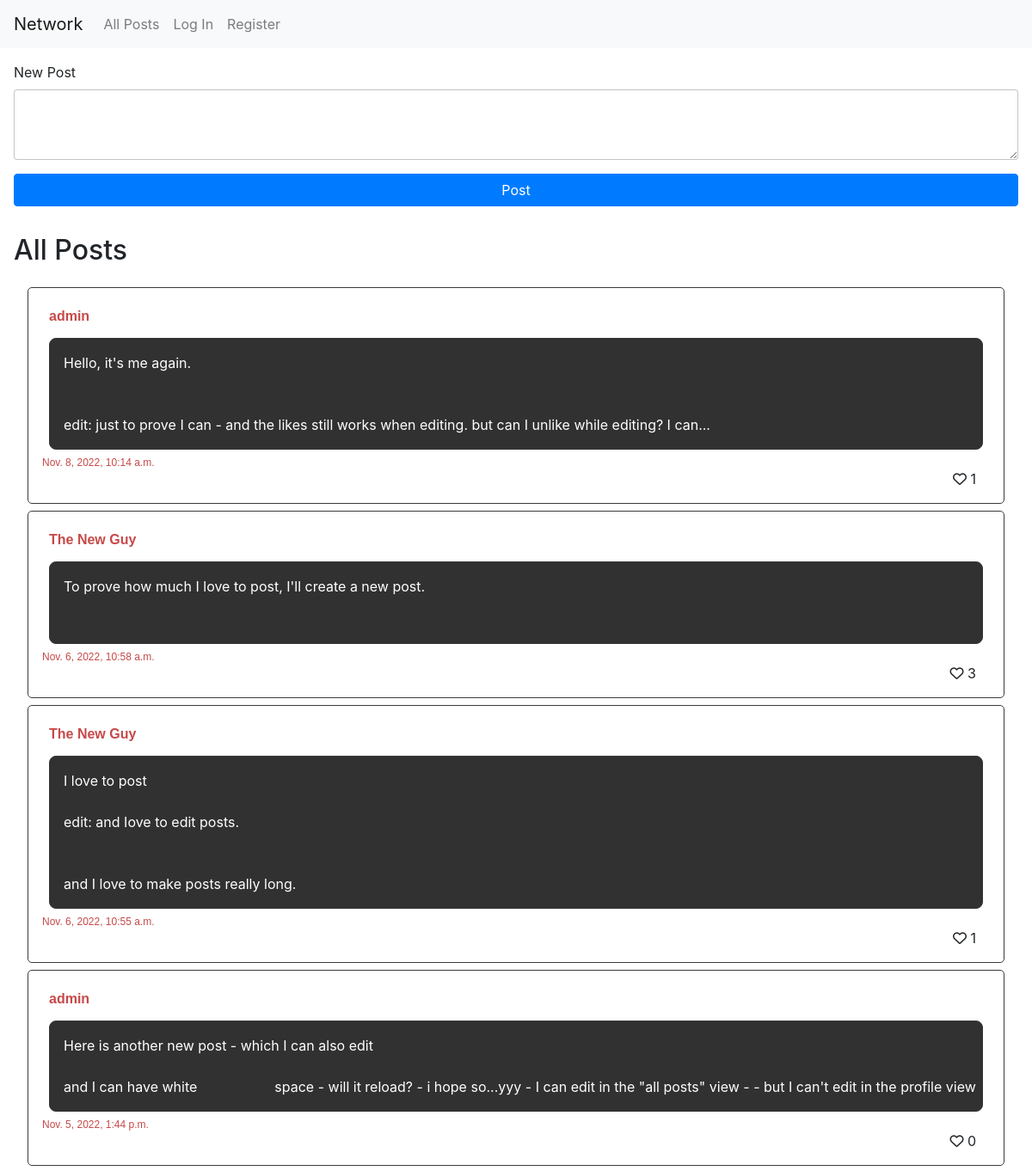
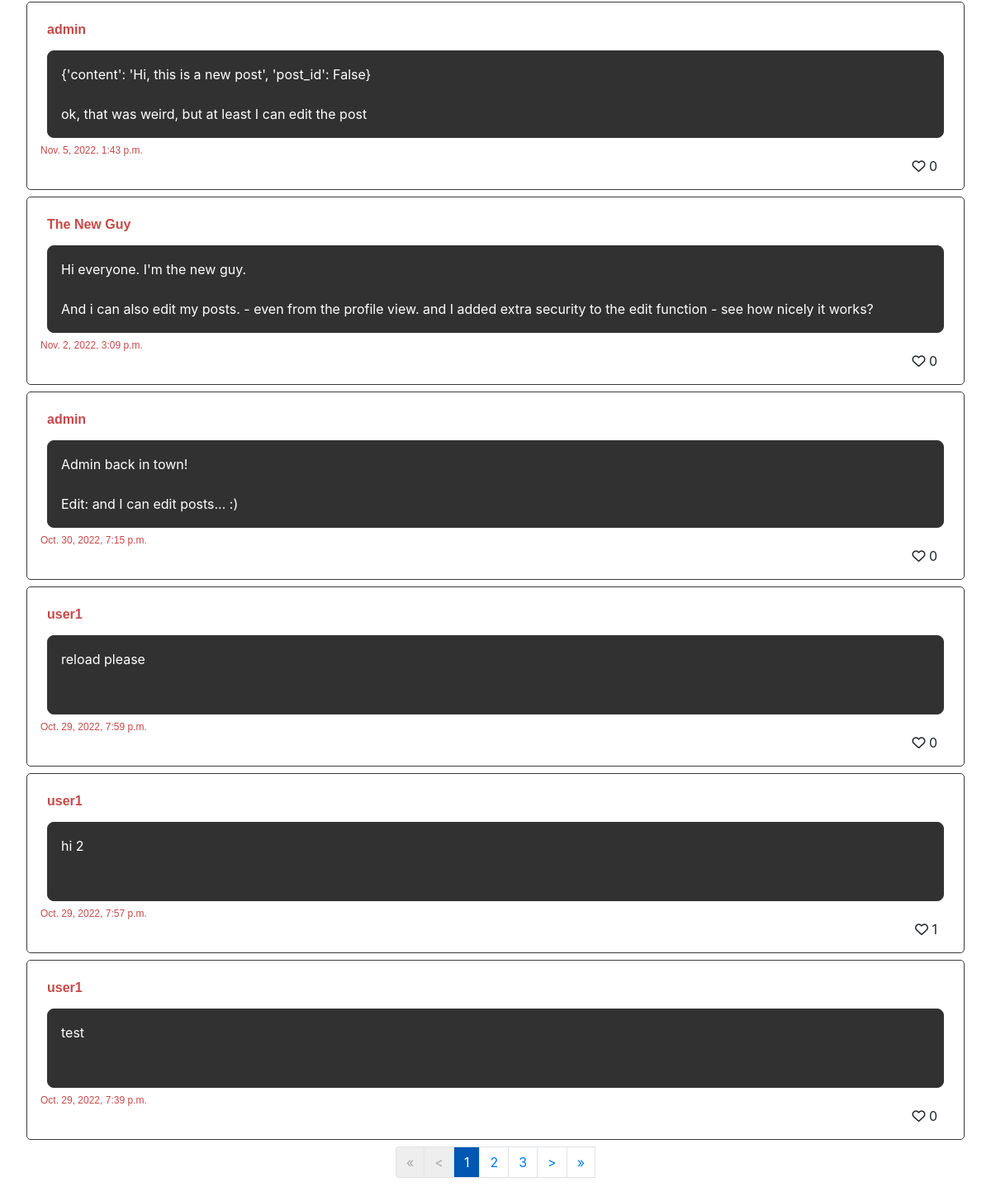
Before: / with the older database file (2 pictures, top to bottom).
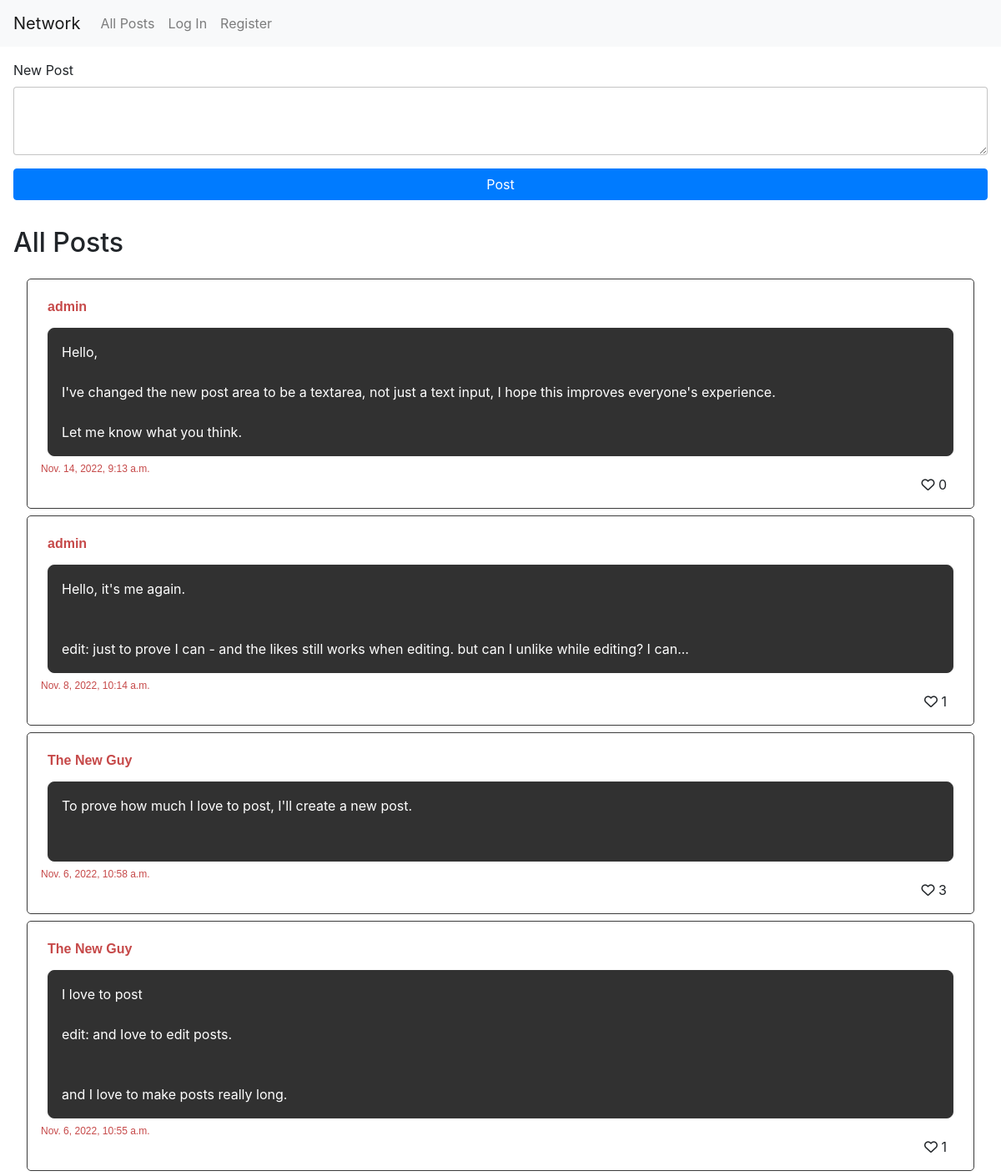
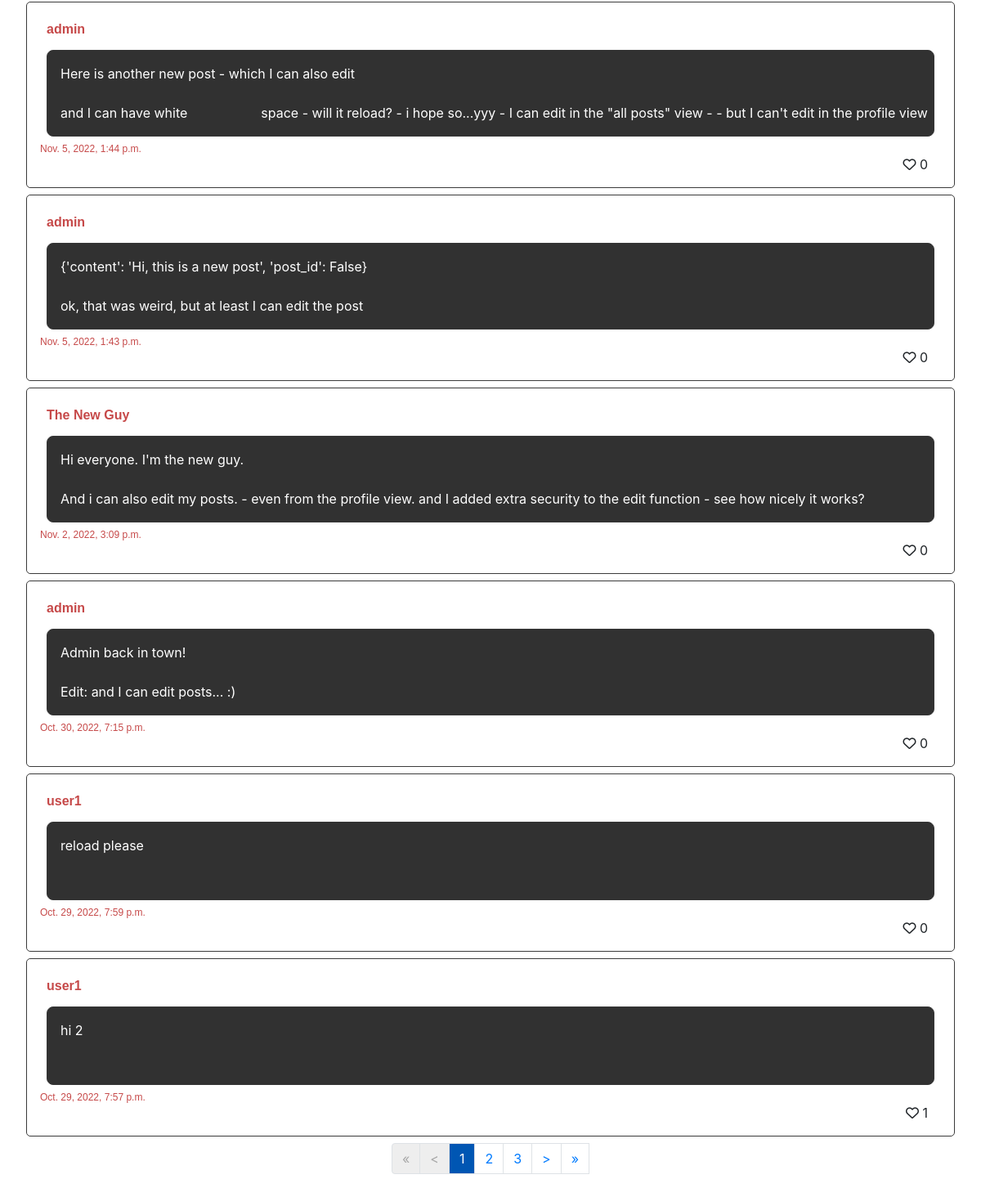
After: the same page with the newer database file (2 pictures, top to bottom).
### network/models.py (models this page shows, shortened)
class Post(models.Model):
    user = models.ForeignKey(User, on_delete=models.CASCADE, related_name='poster')
    created = models.DateTimeField(auto_now_add=True)
    content = models.TextField()
    likes = models.ManyToManyField(User, related_name='likes', blank=True)

class User(AbstractUser):
    pass

### network/views.py (the view)
# urls.py: path("", views.PostListAllView.as_view(), name="index"),
class PostListAllView(ListView):
    paginate_by = NUM_POSTS_PER_PAGE
    model = Post
    ordering = ['-created']
    context_object_name = "posts"
    template_name = "network/index.html"
    def get_context_data(self, **kwargs):
        context = super(PostListAllView, self).get_context_data(**kwargs)
        context.update({
            'home': True,
            'liked': False
        })
        if self.request.user.is_authenticated:
            self.liked = False
            context['liked'] = Post.objects.filter(likes=self.request.user).exists()
        return context

### network/templates/network/index.html (shortened to what this page needs)
{% extends "network/layout.html" %}
{% load network_extras %}
{% block body %}
<div id='home'>
    {% if home %}
        <form class="new-post">
            <div class="inner-form">
                <label for="newpost-textarea">New Post</label>
                <textarea class="form-control new-post-input" id="newpost-textarea"></textarea>
                <input id='submit-new-post' class="btn btn-primary" type='submit' value='Post'>
            </div>
        </form>
        <h2 class="page-heading">All Posts</h2>
    {% endif %}
    <div id="posts">
        {% for post in posts %}
            <div class="post">
                <div>
                    <span class="post-username">{{post.user}}</span>
                </div><div class="post-content">{{post.content}}</div>
                <div class="post-created">
                    {{post.created}}
                </div>
                <div class="post-likes">
                    {% if user.is_authenticated %}
                        {% liked  liked_by=request.user post=post as liked %}
                            {% if liked %}
                                    <i class="fas fa-heart like-button" style="color: red;"></i> <span class="likes-counter">{{post.likes.count}}</span>
                            {% else %}
                                    <i class="fa-regular fa-heart like-button"></i> <span class="likes-counter">{{post.likes.count}}</span>
                            {% endif %}
                    {% else %}
                        <i class="fa-regular fa-heart like-button"></i> <span class="likes-counter">{{post.likes.count}}</span>
                    {% endif %}
                </div>
            </div>
        {% endfor %}
        <nav aria-label="Page navigation">
            <ul class="pagination">
                <li class="page-item"><a class="page-link {% if not page_obj.has_previous %} deactivated {% endif %}" href="?page=1">&laquo;</a></li>
                <li class="page-item"><a class="page-link {% if not page_obj.has_previous %} deactivated {% endif %}" href="{% if page_obj.has_previous %} ?page={{ page_obj.previous_page_number }} {% endif %}">&lt;</a></li>
                {% for p in paginator.page_range %}
                    <li class="page-item"><a class="page-link {% if page_obj.number == p %} selected-page {% endif %}" href="?page={{p}}" >{{p}}</a></li>
                {% endfor %}
                <a class="page-link {% if not page_obj.has_next %} deactivated {% endif %}" href="{% if page_obj.has_next %} ?page={{ page_obj.next_page_number }} {% endif %}">&gt;</a>
                <a class="page-link {% if not page_obj.has_next %} deactivated {% endif %}" href="?page={{ paginator.num_pages }}">&raquo;</a>
            </ul>
        </nav>
    </div>
</div>
{% endblock %}

Changed rows visible on the page:
no longer on this page (row unchanged): Post: user "user1", content "test", created "Oct. 29, 2022, 7:39 p.m.", likes.count "0"
added Post: user "admin", content "Hello, I've changed the new post area to be a textarea, not just a text input, I hope this improves everyone's experience. Let me know what you think.", created "Nov. 14, 2022, 9:13 a.m.", likes.count "0"
